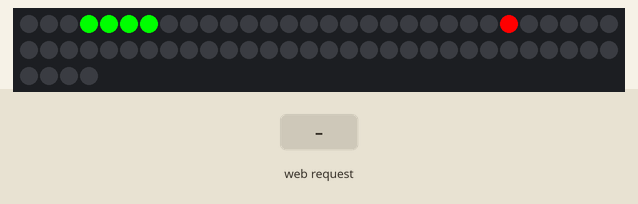
Bench run of a sketch on a simulated ESP8266 (NodeMCU). Shown: 64 RGB LEDs in strip order, left to right, continuing on the next row. Inputs (shaded band) come from the test bench. WiFi joins after 1.5 s; servers stay silent unless stated; random numbers use the default seed unless the sketch sets one; what the sketch prints to the serial monitor is not drawn.

Above: at 3.2 s.
3.3 s: HTTP request GET /snake?dir=up received
5.5 s: HTTP request GET /snake received
Timing chart, 0 to 8.5 s (numbered marks = the images above; inputs shaded):
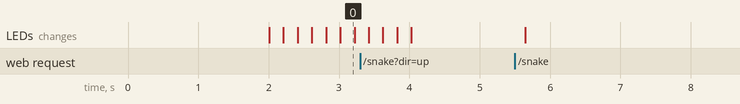

The sketch:

snake.ino
```cpp
#include <ESP8266WiFi.h>
#include <WiFiClient.h>
#include <ESP8266WebServer.h>
#include <ESP8266mDNS.h>
#include <Adafruit_NeoPixel.h>

#define PIN            D4
#define NUMPIXELS      64

Adafruit_NeoPixel strip = Adafruit_NeoPixel(NUMPIXELS, PIN, NEO_GRB + NEO_KHZ800);

const int snakeSize = 4;
int snakeX[snakeSize] = {0, 0, 0, 0};
int snakeY[snakeSize] = {0, 1, 2, 3};
int foodX, foodY;
int dirX = 1, dirY = 0;

bool gameRunning = true;

#ifndef STASSID
#define STASSID "123456"
#define STAPSK "123456lol"
#endif

const char* ssid = STASSID;
const char* password = STAPSK;

ESP8266WebServer server(80);

void handleRoot() {
  String html = "<!DOCTYPE html>"
                "<html>"
                "<head>"
                "<style>"
                "body { font-family: Arial, sans-serif; text-align: center; }"
                ".btn { display: inline-block; padding: 10px 20px; font-size: 18px; margin: 10px; cursor: pointer; border: none; border-radius: 5px; color: white; }"
                ".btn-left { background-color: #3498db; }"
                ".btn-right { background-color: #e74c3c; }"
                ".btn-up { background-color: #2ecc71; }"
                ".btn-down { background-color: #f39c12; }"
                "</style>"
                "</head>"
                "<body>"
                "<h1>ESP8266 Snake Game</h1>"
                "<a class='btn btn-left' href='/snake?dir=left'>Left</a>"
                "<a class='btn btn-right' href='/snake?dir=right'>Right</a><br>"
                "<a class='btn btn-up' href='/snake?dir=up'>Up</a>"
                "<a class='btn btn-down' href='/snake?dir=down'>Down</a>"
                "<p>Use arrow buttons to control the snake</p>"
                "</body>"
                "</html>";

  server.send(200, "text/html", html);
}

void handleSnakeGame() {
  String direction = server.arg("dir");
  if (direction == "left" && dirX != 1) {
    dirX = -1;
    dirY = 0;
  } else if (direction == "right" && dirX != -1) {
    dirX = 1;
    dirY = 0;
  } else if (direction == "up" && dirY != 1) {
    dirX = 0;
    dirY = -1;
  } else if (direction == "down" && dirY != -1) {
    dirX = 0;
    dirY = 1;
  }

  gameRunning = true;
  spawnFood();
  server.send(200, "snake", "Snake game started.");
}

void setup(void) {
  pinMode(PIN, OUTPUT);
  digitalWrite(PIN, LOW);
  Serial.begin(115200);

  strip.begin();
  strip.show();
  randomSeed(analogRead(0));
  spawnFood();

  WiFi.mode(WIFI_STA);
  WiFi.begin(ssid, password);

  while (WiFi.status() != WL_CONNECTED) {
    delay(1000);
    Serial.println("Connecting to WiFi...");
  }

  Serial.println("WiFi connected");
  Serial.println("IP address: ");
  Serial.println(WiFi.localIP());

  server.on("/", HTTP_GET, handleRoot);
  server.on("/snake", HTTP_GET, handleSnakeGame);

  server.begin();
}

void loop(void) {
  server.handleClient();

  if (gameRunning) {
    snakeGameAnimation();
    delay(200);
  }
}

void spawnFood() {
  foodX = random(8);
  foodY = random(8);
}

void snakeGameAnimation() {
  moveSnake();
  if (checkCollision()) {
    gameRunning = false;  // Game over
  }
  if (snakeX[0] == foodX && snakeY[0] == foodY) {
    spawnFood();
    growSnake();
  }
  displaySnake();
}

bool checkCollision() {
  for (int i = 1; i < snakeSize; i++) {
    if (snakeX[0] == snakeX[i] && snakeY[0] == snakeY[i]) {
      return true;
    }
  }

  return false;  // No collision
}

void moveSnake() {
  int newHeadX = snakeX[0] + dirX;
  int newHeadY = snakeY[0] + dirY;

  for (int i = snakeSize - 1; i > 0; i--) {
    snakeX[i] = snakeX[i - 1];
    snakeY[i] = snakeY[i - 1];
  }

  snakeX[0] = newHeadX;
  snakeY[0] = newHeadY;
}

void growSnake() {
  // Implement logic to increase the size of the snake
  // For example, add new segment to the end of the snake
}

void displaySnake() {
  strip.clear();

  for (int i = 0; i < snakeSize; i++) {
    strip.setPixelColor(snakeX[i] + snakeY[i] * 8, strip.Color(0, 255, 0));  // Green
  }

  strip.setPixelColor(foodX + foodY * 8, strip.Color(255, 0, 0));  // Red

  strip.show();
}
```
